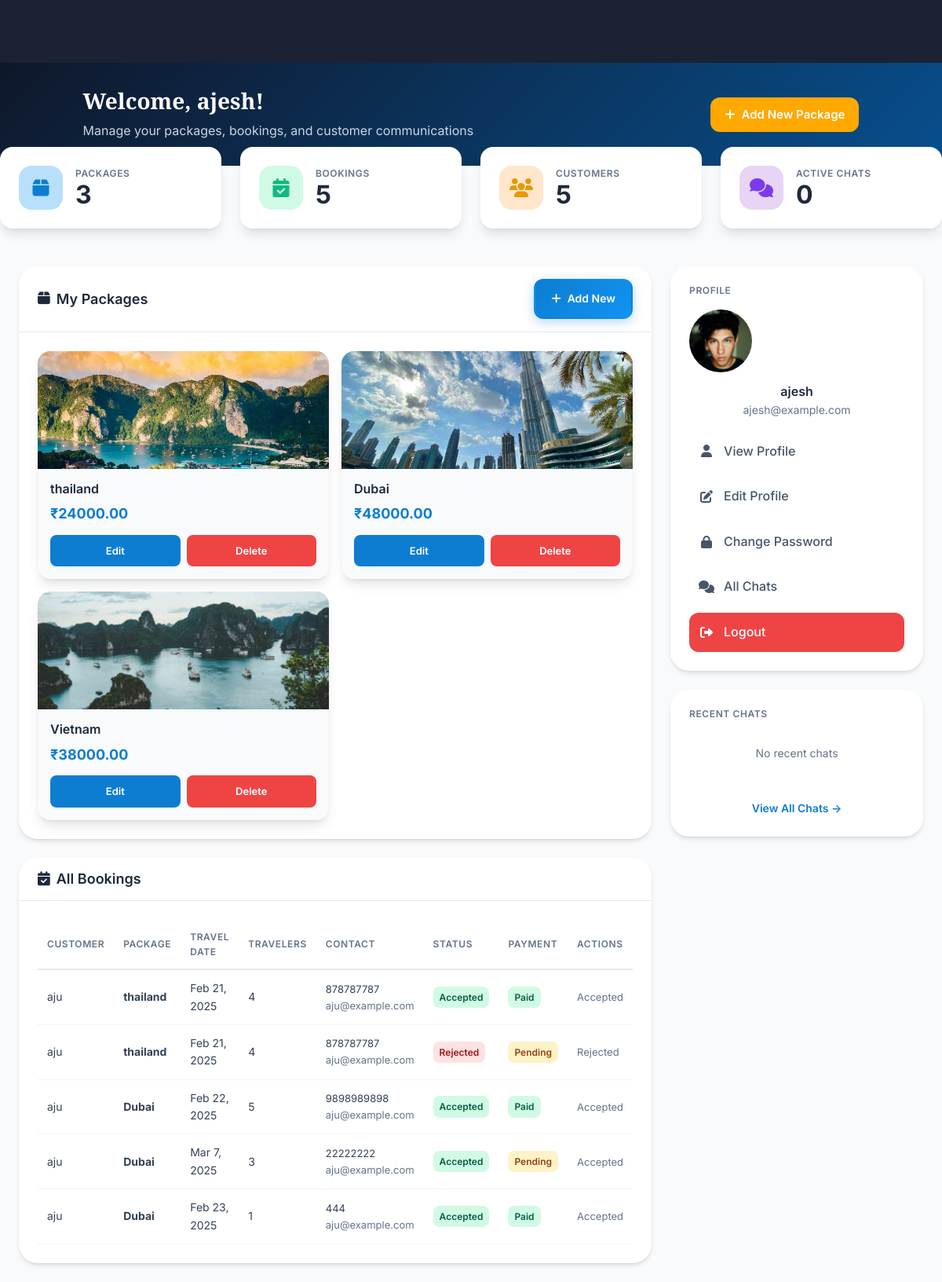
The page /packager/dashboard/ (signed in) on the database its author committed.
### travel/models.py (models this page shows, shortened)
class CustomUser(AbstractUser):
    USER_TYPE_CHOICES = [
        ('customer', 'Customer'),
        ('packager', 'Packager'),
    ]
    user_type = models.CharField(max_length=10, choices=USER_TYPE_CHOICES)
    is_approved = models.BooleanField(default=False)
    document = models.FileField(upload_to='packager_documents/', blank=True, null=True)

class Package(models.Model):
    name = models.CharField(max_length=100)
    description = models.TextField()
    long_description = models.TextField()
    short_description = models.TextField()
    price = models.DecimalField(max_digits=10, decimal_places=2)
    main_image = models.ImageField(upload_to='packages/main_images/')
    extra_images = models.ManyToManyField('PackageImage', blank=True)  # ManyToManyField for extra images
    packager = models.ForeignKey(CustomUser, on_delete=models.CASCADE, limit_choices_to={'user_type': 'packager'})
    created_at = models.DateTimeField(auto_now_add=True)
    map_url = models.URLField(max_length=700)
    phone_number = models.CharField(max_length=15, blank=True, null=True)
    email = models.EmailField(blank=True, null=True)

class Booking(models.Model):
    user = models.ForeignKey(settings.AUTH_USER_MODEL, on_delete=models.CASCADE)
    package = models.ForeignKey(Package, on_delete=models.CASCADE)
    booking_date = models.DateTimeField(auto_now_add=True)
    travel_date = models.DateField()
    num_travelers = models.PositiveIntegerField(default=1)
    phone_number = models.CharField(max_length=20, blank=True, null=True)
    email = models.EmailField(blank=True, null=True)
    address = models.TextField(blank=True, null=True)
    additional_info = models.TextField(blank=True, null=True)
    payment_link = models.URLField(blank=True, null=True)
    payment_status = models.CharField(
        max_length=20,
        choices=[('pending', 'Pending'), ('paid', 'Paid')],
        default='pending'
    )
    transaction_id = models.CharField(max_length=255, blank=True, null=True)
    status = models.CharField(max_length=20, choices=[
        ('pending', 'Pending'),
        ('accepted', 'Accepted'),
        ('rejected', 'Rejected'),
        ('completed', 'Completed'),
    ], default='pending')
    payment_status = models.CharField(max_length=20, choices=[
        ('pending', 'Pending'),
        ('paid', 'Paid'),
    ], default='pending')
    total_price = models.DecimalField(max_digits=10, decimal_places=2, null=True, blank=True)

class PackagerProfile(models.Model):
    user = models.OneToOneField(CustomUser, on_delete=models.CASCADE, related_name="packager_profile")
    name = models.CharField(max_length=100)
    location = models.CharField(max_length=200)
    profile_image = models.ImageField(upload_to='packager_profiles/', blank=True, null=True)
    other_details = models.TextField(blank=True)
    phone_number = models.CharField(max_length=15, blank=True, null=True)
    email = models.EmailField(blank=True, null=True)
    map_url = models.URLField(max_length=700)

### travel/views.py (the view)
# urls.py: path('packager/dashboard/', views.packager_dashboard, name='packager_dashboard'),
@login_required
def packager_dashboard(request):
    if request.user.user_type != 'packager':
        return redirect('home')
    bookings = Booking.objects.filter(package__packager=request.user)
    packages = Package.objects.filter(packager=request.user)
    chat_users = ChatMessage.objects.filter(receiver=request.user).values_list('sender', flat=True).distinct()
    users_with_chats = CustomUser.objects.filter(id__in=chat_users)
    return render(request, 'travel/packager_dashboard.html', {
        'packages': packages,
        'bookings': bookings,
        'users_with_chats': users_with_chats,
    })

### travel/templates/travel/packager_dashboard.html (shortened to what this page needs)
{% extends 'travel/base.html' %}
{% load static %}
{% block content %}
<div class="dashboard-page">
    <div class="dashboard-header">
        <div class="wrapper">
            <div>
                <h1>Welcome, {{ user.username }}!</h1>
                <p>Manage your packages, bookings, and customer communications</p>
            </div>
            <div class="header-actions">
                <a href="{% url 'add_package' %}" class="btn btn-add-package">
                    <i class="fa fa-plus"></i> Add New Package
                </a>
            </div>
        </div>
    </div>
    <div class="stats-grid">
        <div class="stat-card">
            <div class="stat-icon blue">
                <i class="fa fa-box"></i>
            </div>
            <div class="stat-content">
                <h3>Packages</h3>
                <div class="value">{{ packages|length }}</div>
            </div>
        </div>
        <div class="stat-card">
            <div class="stat-icon green">
                <i class="fa fa-calendar-check"></i>
            </div>
            <div class="stat-content">
                <h3>Bookings</h3>
                <div class="value">{{ bookings|length }}</div>
            </div>
        </div>
        <div class="stat-card">
            <div class="stat-icon orange">
                <i class="fa fa-users"></i>
            </div>
            <div class="stat-content">
                <h3>Customers</h3>
                <div class="value">{{ bookings|length }}</div>
            </div>
        </div>
        <div class="stat-card">
            <div class="stat-icon purple">
                <i class="fa fa-comments"></i>
            </div>
            <div class="stat-content">
                <h3>Active Chats</h3>
                <div class="value">0</div>
            </div>
        </div>
    </div>
    <div class="dashboard-content">
        <div class="dashboard-main">
            <div class="dashboard-card" style="margin-bottom: var(--space-6);">
                <div class="card-header">
                    <h2><i class="fa fa-box"></i> My Packages</h2>
                    <a href="{% url 'add_package' %}" class="btn btn-primary" style="font-size: 0.875rem;">
                        <i class="fa fa-plus"></i> Add New
                    </a>
                </div>
                <div class="card-body">
                    {% if packages %}
                        <div class="package-grid">
                            {% for package in packages %}
                                <div class="package-card">
                                    <img src="{{ package.main_image.url }}" alt="{{ package.name }}">
                                    <div class="card-content">
                                        <h3>{{ package.name }}</h3>
                                        <div class="price">₹{{ package.price }}</div>
                                        <div class="actions">
                                            <a href="{% url 'edit_package' package.id %}" class="btn btn-edit">Edit</a>
                                            <a href="{% url 'delete_package' package.id %}" class="btn btn-delete" onclick="return confirm('Are you sure you want to delete this package?');">Delete</a>
                                        </div>
                                    </div>
                                </div>
                            {% endfor %}
                        </div>
                    {% endif %}
                </div>
            </div>
            <div class="dashboard-card">
                <div class="card-header">
                    <h2><i class="fa fa-calendar-check"></i> All Bookings</h2>
                </div>
                <div class="card-body">
                    {% if bookings %}
                        <table class="bookings-table">
                            <thead>
                                <tr>
                                    <th>Customer</th>
                                    <th>Package</th>
                                    <th>Travel Date</th>
                                    <th>Travelers</th>
                                    <th>Contact</th>
                                    <th>Status</th>
                                    <th>Payment</th>
                                    <th>Actions</th>
                                </tr>
                            </thead>
                            <tbody>
                                {% for booking in bookings %}
                                    <tr>
                                        <td>{{ booking.user.username }}</td>
                                        <td><strong>{{ booking.package.name }}</strong></td>
                                        <td>{{ booking.travel_date|date:"M j, Y" }}</td>
                                        <td>{{ booking.num_travelers }}</td>
                                        <td>
                                            <div style="font-size: 0.8125rem;">
                                                <div>{{ booking.phone_number }}</div>
                                                <div style="color: var(--gray-500);">{{ booking.email }}</div>
                                            </div>
                                        </td>
                                        <td>
                                            <span class="status-badge {{ booking.status }}">{{ booking.status }}</span>
                                        </td>
                                        <td>
                                            <span class="status-badge {% if booking.payment_status == 'paid' %}accepted{% else %}pending{% endif %}">
                                                {{ booking.payment_status }}
                                            </span>
                                        </td>
                                        <td>
                                            {% if booking.status == 'pending' %}
                                                <div class="action-buttons">
                                                    <a href="{% url 'accept_booking' booking.id %}" class="accept-btn">Accept</a>
                                                    <a href="{% url 'reject_booking' booking.id %}" class="reject-btn">Reject</a>
                                                </div>
                                            {% else %}
                                                <span style="font-size: 0.8125rem; color: var(--gray-500);">
                                                    {{ booking.status|title }}
                                                </span>
                                            {% endif %}
                                        </td>
                                    </tr>
                                {% endfor %}
                            </tbody>
                        </table>
                    {% else %}
                        <div class="empty-state">
                            <i class="fa fa-calendar-times"></i>
                            <h4>No Bookings Yet</h4>
                            <p>You haven't received any bookings yet.</p>
                        </div>
                    {% endif %}
                </div>
            </div>
        </div>
        <aside class="dashboard-sidebar">
            <div class="sidebar-card">
                <h3>Profile</h3>
                <div style="text-align: center; margin-bottom: var(--space-4);">
                    {% if user.packager_profile.profile_image %}
                        <img src="{{ user.packager_profile.profile_image.url }}" alt="{{ user.username }}" style="width: 80px; height: 80px; border-radius: 50%; object-fit: cover; margin-bottom: var(--space-3);">
                    {% else %}
                        <div style="width: 80px; height: 80px; border-radius: 50%; background: var(--primary-500); display: flex; align-items: center; justify-content: center; color: white; font-size: 2rem; font-weight: 700; margin: 0 auto var(--space-3);">
                            {{ user.username|first|upper }}
                        </div>
                    {% endif %}
                    <p style="font-weight: 600; margin: 0; color: var(--gray-800);">{{ user.username }}</p>
                    <p style="font-size: 0.875rem; color: var(--gray-500); margin: 0;">{{ user.email }}</p>
                </div>
                <nav class="sidebar-nav">
                    {% if user.packager_profile %}
                        <a href="{% url 'view_profile' %}">
                            <i class="fa fa-user"></i> View Profile
                        </a>
                        <a href="{% url 'edit_profile' %}">
                            <i class="fa fa-edit"></i> Edit Profile
                        </a>
                    {% else %}
                        <a href="{% url 'create_profile' %}">
                            <i class="fa fa-user-plus"></i> Create Profile
                        </a>
                    {% endif %}
                    <a href="{% url 'change_password' %}">
                        <i class="fa fa-lock"></i> Change Password
                    </a>
                    <a href="{% url 'users_chats' %}">
                        <i class="fa fa-comments"></i> All Chats
                    </a>
                    <a href="{% url 'logout' %}" class="logout-btn">
                        <i class="fa fa-sign-out-alt"></i> Logout
                    </a>
                </nav>
            </div>
            <div class="sidebar-card">
                <h3>Recent Chats</h3>
                <div class="chat-list">
                    <p style="text-align: center; color: var(--gray-500); font-size: 0.875rem; padding: var(--space-4);">
                        No recent chats
                    </p>
                </div>
                <a href="{% url 'users_chats' %}" style="display: block; text-align: center; margin-top: var(--space-4); font-size: 0.875rem; font-weight: 600;">
                    View All Chats →
                </a>
            </div>
        </aside>
    </div>
</div>
{% endblock %}

### rows shown on the page
CustomUser: username "ajesh", packager_profile.profile_image (picture), email "ajesh@example.com"
Package: main_image (picture), name "thailand", price "24000.00"
Package: main_image (picture), name "Dubai", price "48000.00"
Package: main_image (picture), name "Vietnam", price "38000.00"
Booking: user.username "aju", package.name "thailand", travel_date "Feb 21, 2025", num_travelers "4", phone_number "878787787", email "aju@example.com", status "Accepted", payment_status "Paid"
Booking: user.username "aju", package.name "thailand", travel_date "Feb 21, 2025", num_travelers "4", phone_number "878787787", email "aju@example.com", status "Rejected", payment_status "Pending"
Booking: user.username "aju", package.name "Dubai", travel_date "Feb 22, 2025", num_travelers "5", phone_number "9898989898", email "aju@example.com", status "Accepted", payment_status "Paid"
Booking: user.username "aju", package.name "Dubai", travel_date "Mar 7, 2025", num_travelers "3", phone_number "22222222", email "aju@example.com", status "Accepted", payment_status "Pending"
Booking: user.username "aju", package.name "Dubai", travel_date "Feb 23, 2025", num_travelers "1", phone_number "444", email "aju@example.com", status "Accepted", payment_status "Paid"

### other values the page prints
{{ packages|length }} "3"
{{ bookings|length }} "5"
